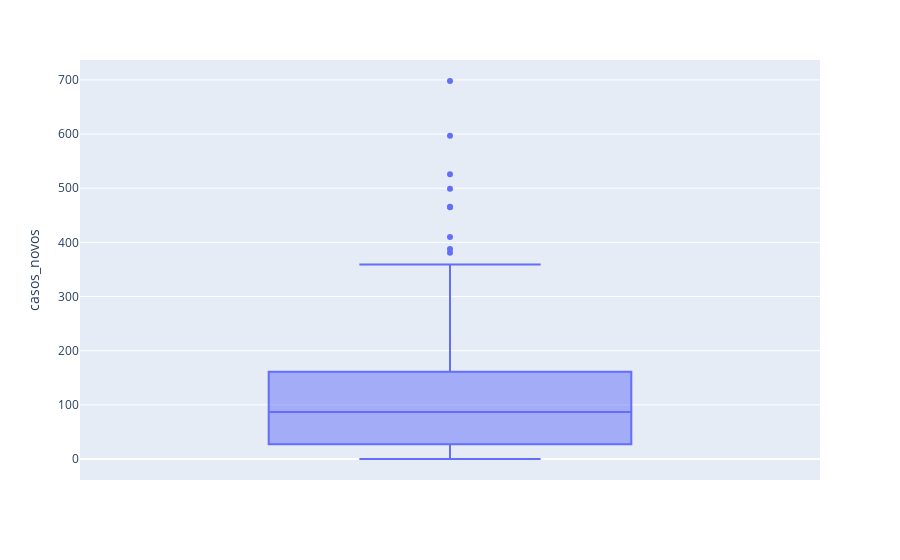

Source (notebook cell):
### Code cell
px.box(guarulos_sel,y='casos_novos')

### Figure 1 — Plotly figure (JSON) as saved in the notebook; plotly's stock layout.template omitted (floating-point values rounded to 4 significant figures; data arrays with more than 128 entries replaced by an {"elided": "..."} marker saying what was removed)
{"data": [{"alignmentgroup": "True", "hovertemplate": "casos_novos=%{y}<extra></extra>", "legendgroup": "", "marker": {"color": "#636efa"}, "name": "", "notched": false, "offsetgroup": "", "orientation": "v", "showlegend": false, "type": "box", "x0": " ", "xaxis": "x", "y": {"elided": "579 int values"}, "y0": " ", "yaxis": "y"}], "layout": {"boxmode": "group", "legend": {"tracegroupgap": 0}, "margin": {"t": 60}, "xaxis": {"anchor": "y", "domain": [0, 1]}, "yaxis": {"anchor": "x", "domain": [0, 1], "title": {"text": "casos_novos"}}}}
